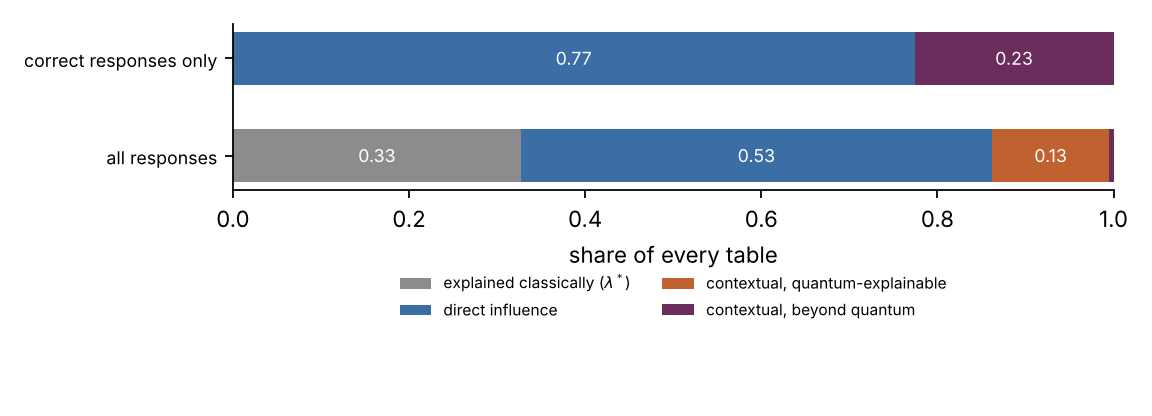

Recreate this plot in Python.
"""Figure for Study 8b: each table's evidence split into classical, direct influence, quantum-explainable contextuality and beyond quantum."""
import json, os
import numpy as np
import matplotlib
matplotlib.use("Agg")
import matplotlib.pyplot as plt
HERE = os.path.dirname(os.path.abspath(__file__))
R = json.load(open(os.path.join(HERE, "..", "engine", "study8_snowqueen", "results_study8b.json")))
parts = [("lam", "explained classically ($\\lambda^*$)", "#8c8c8c"), ("DI", "direct influence", "#3a6ea5"),
         ("QC", "contextual, quantum-explainable", "#c0622f"), ("BQ", "contextual, beyond quantum", "#6b2d5c")]
fig, ax = plt.subplots(figsize=(7.2, 2.6))
labels = {"D2": "correct responses only", "D3": "all responses"}
for r, ds in enumerate(("D3", "D2")):
    left = 0.0; p = R[ds]["point"]
    for k, lab, col in parts:
        v = max(0.0, p[k]); ax.barh(r, v, left=left, color=col, height=0.55, label=lab if r == 0 else None)
        if v > 0.035: ax.text(left + v / 2, r, f"{v:.2f}", ha="center", va="center", color="white", fontsize=8)
        left += v
ax.set_yticks([0, 1]); ax.set_yticklabels([labels["D3"], labels["D2"]], fontsize=8); ax.set_xlim(0, 1); ax.set_xlabel("share of every table")
ax.spines[["top", "right"]].set_visible(False)
ax.legend(fontsize=7, frameon=False, ncol=2, loc="upper center", bbox_to_anchor=(0.5, -0.42))
fig.tight_layout(); fig.savefig(os.path.join(HERE, "fig_snowqueen2.pdf")); fig.savefig(os.path.join(HERE, "fig_snowqueen2.png"), dpi=160)
